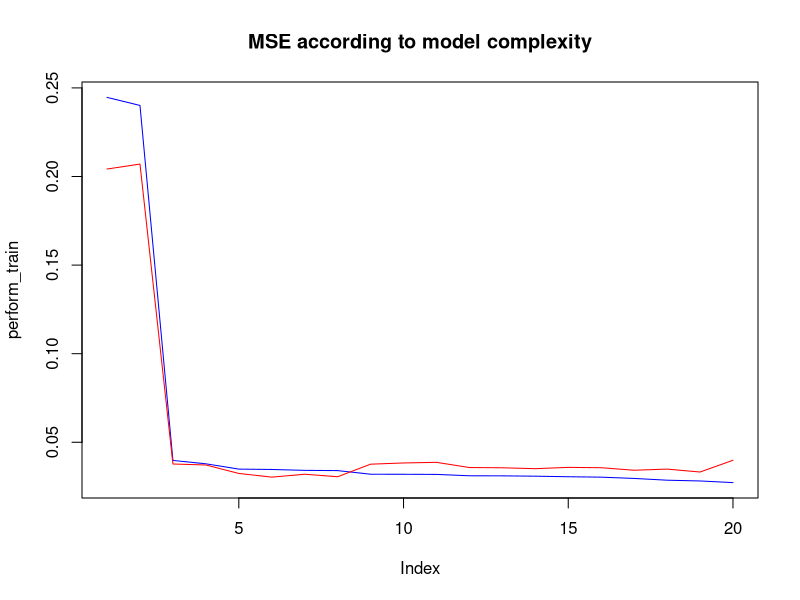

Write R code to recreate this figure.
## ---- chunk 1
library(tidyverse)
## ---- chunk 2
set.seed(2021)
x <- sample(seq(0,1,by=0.05),
            100, replace=TRUE)

y <- sin(2*pi*x) +
  rnorm(length(x), sd=0.2)

data_for_learning <- tibble(x=x, y=y)
data_for_learning
## ---- chunk 3
x <- sample(seq(0,1,by=0.05),
            5, replace=TRUE)

true_val_y <- sin(2*pi*x) + 
  rnorm(length(x), sd = 0.2)

data_for_testing <- tibble(x=x,y=NA)
data_for_testing
## ---- chunk 4
library(caret)
set.seed(1234)
train_index <- createDataPartition(data_for_learning$y, p=0.7, list=F)

train <- data_for_learning[train_index,]
valid <- data_for_learning[-train_index,]

dim(train);dim(valid)
## ---- chunk 5
perform_train <- rep(0, 20)
perform_valid <- rep(0, 20)
for(i in 1:20){
  result <- lm(y ~ poly(x, i), data=train)
  perform_train[i] <- mean(result$residuals^2)
  valid_y_hat <- predict(result, newdata=valid)
  perform_valid[i] <- mean((valid$y -  valid_y_hat)^2)
}
which.min(perform_valid)
## ---- chunk 6
plot(perform_train, type='l', col='blue')
points(perform_valid, type='l', col='red')
title('MSE according to model complexity')
